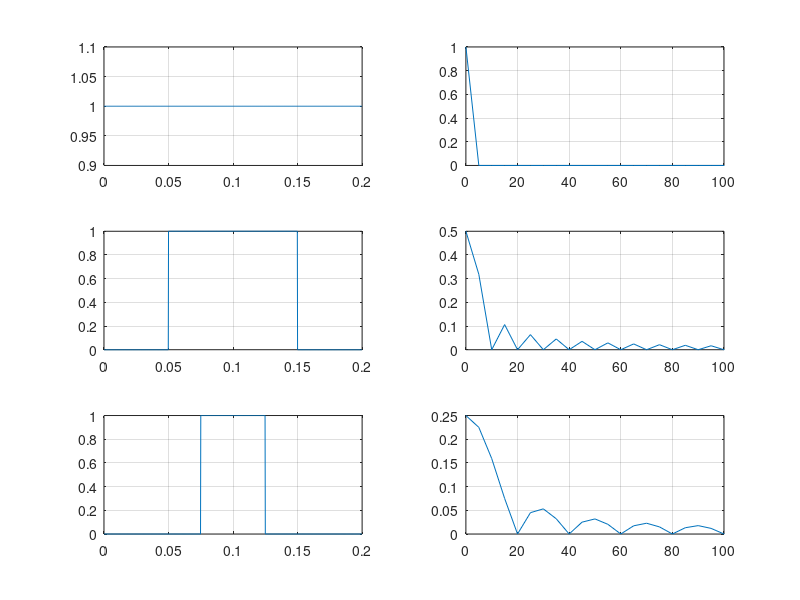

Write MATLAB code to recreate this figure.
% SiSy _ Lab3B _ Exercise 1
% =============================
clear all, close all, clc;

% PARAMETERS
N = 1000;           % number of points
Fs = 5000;          % sampling freq
Ts = 1/Fs;          % sampling period

aux = 0:1:N-1;      % auxiliary vector
t = Ts * aux;       % time vector
f = (Fs/N) * aux;   % freq vector

% FUNCTIONS
x1_t = ones(1,N);
x2_t = [zeros(1,N/4),ones(1,N/2),zeros(1,N/4)];
x3_t = [zeros(1,3*N/8),ones(1,N/4),zeros(1,3*N/8)];

X1_f = (1/N)*fft(x1_t);
X2_f = (1/N)*fft(x2_t);
X3_f = (1/N)*fft(x3_t);

% PLOTS
subplot(321), plot(t,x1_t), grid on;
subplot(323), plot(t,x2_t), grid on;
subplot(325), plot(t,x3_t), grid on;

subplot(322), plot(f,abs(X1_f)), grid on,xlim([0 100]);
subplot(324), plot(f,abs(X2_f)), grid on,xlim([0 100]);
subplot(326), plot(f,abs(X3_f)), grid on,xlim([0 100]);


